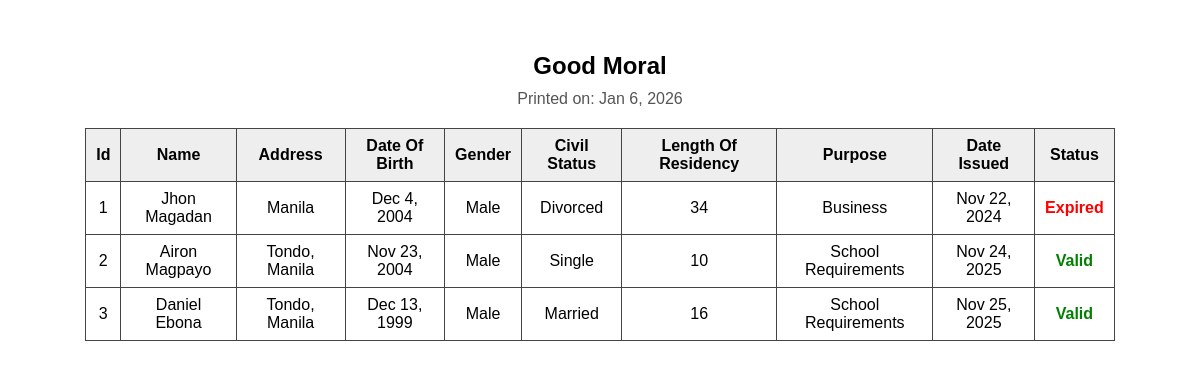
Screenshot of /print?rtype=goodmoral with the database file from the repository.
### models.py (models this page shows)
class GoodMoral(db.Model):
    id = db.Column(db.Integer, primary_key=True)
    name = db.Column(db.String(200), nullable=False)
    address = db.Column(db.String(300))
    date_of_birth = db.Column(db.Date)
    gender = db.Column(db.String(20))
    civil_status = db.Column(db.String(50))
    length_of_residency = db.Column(db.Integer)
    purpose = db.Column(db.String(300))
    status = db.Column(db.String(50))
    date_issued = db.Column(db.Date)

### app.py (the view, shortened to what this page needs)
    @app.route("/print")
    def print_view():
        rtype = request.args.get("rtype")
        month = request.args.get("month")
        year = request.args.get("year")
        mapping = {"barangay_id":(BarangayID,"Barangay ID"),"clearance":(Clearance,"Clearance"),"indigency":(Indigency,"Indigency"),"goodmoral":(GoodMoral,"Good Moral"),"firstjob":(FirstJobSeeker,"First Job Seeker")}
        if rtype not in mapping:
            flash("Invalid print type","danger")
            return redirect(url_for("index"))
        Model,title = mapping[rtype]
        qry = Model.query
        if month and year and "date_issued" in Model.__table__.columns.keys():
            qry = qry.filter(db.func.strftime("%m",Model.date_issued)==f"{int(month):02d}",db.func.strftime("%Y",Model.date_issued)==year)
        records_orm = qry.order_by(Model.id.asc()).all()
        today=datetime.utcnow().date()
        for r in records_orm:
            if hasattr(r,"date_issued") and r.date_issued:
                months=12 if "business" in (getattr(r,"purpose","") or "").lower() else 6
                expiry=r.date_issued + timedelta(days=30*months)
                if hasattr(r,"status"): r.status="Expired" if today>expiry else "Valid"
        records=[row_to_dict(r,Model) for r in records_orm]
        return render_template("printable.html",records=records,title=title,month=month,year=year)

### app.py (called while the page is built)
def column_is_date(col):
    return "DATE" in str(col.type).upper() or col.type.__class__.__name__.lower().startswith("date")

def model_columns(Model):
    return [c for c in Model.__table__.columns]

def row_to_dict(row, Model):
    out = {}
    for c in model_columns(Model):
        val = getattr(row, c.name)
        if isinstance(val, datetime):
            out[c.name] = val.date().isoformat()
        elif hasattr(val, "isoformat") and column_is_date(c) and val is not None:
            try:
                out[c.name] = val.isoformat()
            except:
                out[c.name] = str(val)
        else:
            out[c.name] = val
    return out

### templates/printable.html (shortened to what this page needs)
<!doctype html>
<html>
<head>
</head>
<body>
<h3>
    {{ title }}
</h3>
<p class="print-date">Printed on: <span id="printDate"></span></p>
{% set months = ['Jan','Feb','Mar','Apr','May','Jun','Jul','Aug','Sep','Oct','Nov','Dec'] %}
{% if records and records|length > 0 %}
    <table>
        <thead>
            <tr>
                {% for key in records[0].keys() if key != 'status' %}
                    <th>{{ key.replace('_', ' ').title() }}</th>
                {% endfor %}
                <th>Status</th>
            </tr>
        </thead>
        <tbody>
        {% for r in records %}
            <tr>
                {% for key, value in r.items() if key != 'status' %}
                    <td>
                        {% if value is string and value|length == 10 and value[4] == '-' and value[7] == '-' %}
                            {% set y = value[0:4] %}
                            {% set m = value[5:7]|int %}
                            {% set d = value[8:10]|int %}
                            {{ months[m-1] }} {{ d }}, {{ y }}
                        {% else %}
                            {{ value }}
                        {% endif %}
                    </td>
                {% endfor %}
                <td>
                    {% if r.status == "Expired" %}
                        <span style="color:red;font-weight:bold;">Expired</span>
                    {% else %}
                        <span style="color:green;font-weight:bold;">Valid</span>
                    {% endif %}
                </td>
            </tr>
        {% endfor %}
        </tbody>
    </table>
{% else %}
    <p>No records found.</p>
{% endif %}
</body>
</html>

### templates/printable.html (style rules this page uses)
body { font-family: Arial, sans-serif; padding: 20px; text-align: center; font-size: 16px; }
h3 { margin-bottom: 10px; font-size: 24px; }
p.print-date { margin-top: 0; margin-bottom: 20px; font-size: 16px; color: #555; }
table { border-collapse: collapse; width: 90%; margin: 0 auto; font-size: 16px; page-break-inside: auto; }
th, td { border: 1px solid #444; padding: 8px 10px; }
th { background: #eee; }
thead { display: table-header-group; }
tr { page-break-inside: avoid; page-break-after: auto; }

### rows the page displays
GoodMoral: value "1" "34", name "Jhon Magadan", address "Manila", months "Dec" "Nov", d "4" "22", y "2004" "2024", gender "Male", civil_status "Divorced", purpose "Business", shows "Expired"
GoodMoral: value "2" "10", name "Airon Magpayo", address "Tondo, Manila", months "Nov" "Nov", d "23" "24", y "2004" "2025", gender "Male", civil_status "Single", purpose "School Requirements", shows "Valid"
GoodMoral: value "3" "16", name "Daniel Ebona", address "Tondo, Manila", months "Dec" "Nov", d "13" "25", y "1999" "2025", gender "Male", civil_status "Married", purpose "School Requirements", shows "Valid"

### other values shown
{{ title }} "Good Moral"
{{ key.replace('_', ' ').title() }} "Id" "Name" "Address" "Date Of Birth" "Gender" "Civil Status" "Length Of Residency" "Purpose" "Date Issued"
